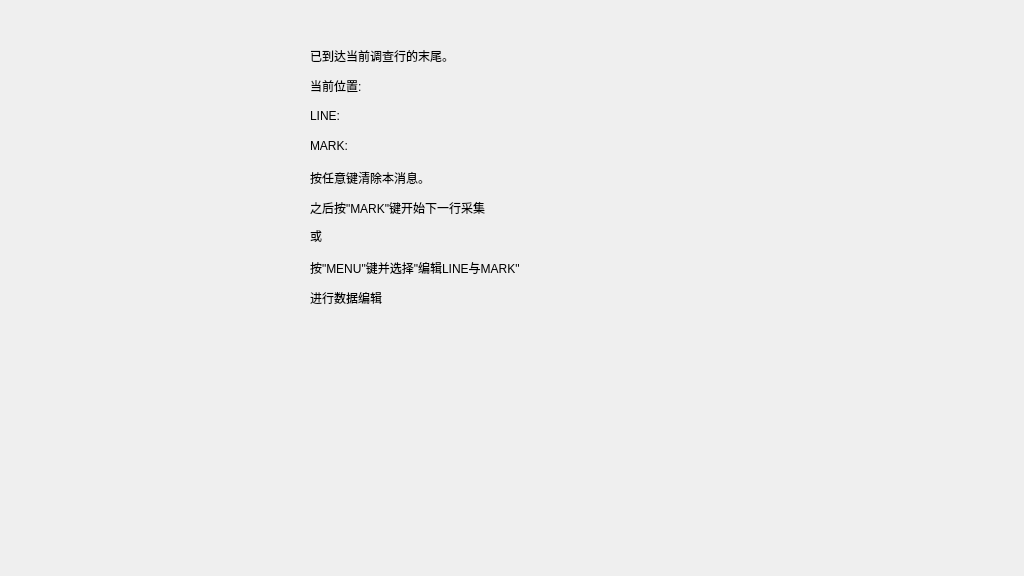
<?xml version="1.0" encoding="UTF-8"?>
<ui version="4.0">
 <class>EndLineMessage</class>
 <widget class="QDialog" name="EndLineMessage">
  <property name="geometry">
   <rect>
    <x>0</x>
    <y>0</y>
    <width>1024</width>
    <height>576</height>
   </rect>
  </property>
  <property name="windowTitle">
   <string>Dialog</string>
  </property>
  <widget class="QLabel" name="message1">
   <property name="geometry">
    <rect>
     <x>310</x>
     <y>40</y>
     <width>371</width>
     <height>31</height>
    </rect>
   </property>
   <property name="text">
    <string>已到达当前调查行的末尾。</string>
   </property>
  </widget>
  <widget class="QLabel" name="message2">
   <property name="geometry">
    <rect>
     <x>310</x>
     <y>70</y>
     <width>391</width>
     <height>31</height>
    </rect>
   </property>
   <property name="text">
    <string>当前位置:</string>
   </property>
  </widget>
  <widget class="QLabel" name="lineLabel">
   <property name="geometry">
    <rect>
     <x>310</x>
     <y>110</y>
     <width>54</width>
     <height>12</height>
    </rect>
   </property>
   <property name="text">
    <string>LINE:</string>
   </property>
  </widget>
  <widget class="QLabel" name="markLabel">
   <property name="geometry">
    <rect>
     <x>310</x>
     <y>140</y>
     <width>54</width>
     <height>12</height>
    </rect>
   </property>
   <property name="text">
    <string>MARK:</string>
   </property>
  </widget>
  <widget class="QLabel" name="message3">
   <property name="geometry">
    <rect>
     <x>310</x>
     <y>170</y>
     <width>221</width>
     <height>16</height>
    </rect>
   </property>
   <property name="text">
    <string>按任意键清除本消息。</string>
   </property>
  </widget>
  <widget class="QLabel" name="message4">
   <property name="geometry">
    <rect>
     <x>310</x>
     <y>200</y>
     <width>231</width>
     <height>16</height>
    </rect>
   </property>
   <property name="text">
    <string>之后按&quot;MARK&quot;键开始下一行采集</string>
   </property>
  </widget>
  <widget class="QLabel" name="message5">
   <property name="geometry">
    <rect>
     <x>310</x>
     <y>230</y>
     <width>54</width>
     <height>12</height>
    </rect>
   </property>
   <property name="text">
    <string>或</string>
   </property>
  </widget>
  <widget class="QLabel" name="message6">
   <property name="geometry">
    <rect>
     <x>310</x>
     <y>260</y>
     <width>221</width>
     <height>16</height>
    </rect>
   </property>
   <property name="text">
    <string>按&quot;MENU&quot;键并选择&quot;编辑LINE与MARK&quot;</string>
   </property>
  </widget>
  <widget class="QLabel" name="message7">
   <property name="geometry">
    <rect>
     <x>310</x>
     <y>290</y>
     <width>151</width>
     <height>16</height>
    </rect>
   </property>
   <property name="text">
    <string>进行数据编辑</string>
   </property>
  </widget>
  <widget class="QLabel" name="message8">
   <property name="geometry">
    <rect>
     <x>310</x>
     <y>320</y>
     <width>111</width>
     <height>16</height>
    </rect>
   </property>
   <property name="text">
    <string/>
   </property>
  </widget>
  <widget class="QLabel" name="lineDataLabel">
   <property name="geometry">
    <rect>
     <x>400</x>
     <y>110</y>
     <width>91</width>
     <height>16</height>
    </rect>
   </property>
   <property name="text">
    <string/>
   </property>
   <property name="alignment">
    <set>Qt::AlignRight|Qt::AlignTrailing|Qt::AlignVCenter</set>
   </property>
  </widget>
  <widget class="QLabel" name="markDataLabel">
   <property name="geometry">
    <rect>
     <x>400</x>
     <y>140</y>
     <width>91</width>
     <height>16</height>
    </rect>
   </property>
   <property name="text">
    <string/>
   </property>
   <property name="alignment">
    <set>Qt::AlignRight|Qt::AlignTrailing|Qt::AlignVCenter</set>
   </property>
  </widget>
 </widget>
 <resources/>
 <connections/>
</ui>
